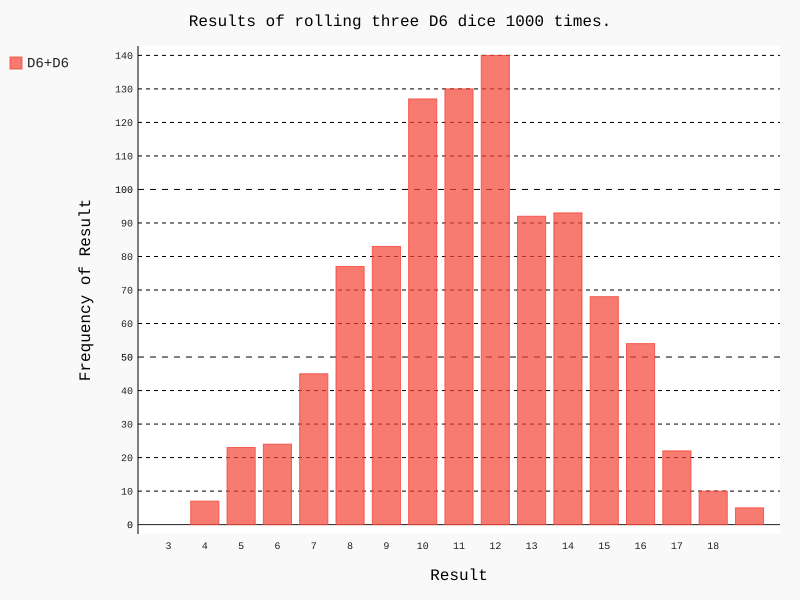

Generate this figure with Python:
import pygal
from die import Die
# Create a D6.
die1 = Die()
die2 = Die()
die3 = Die()
# Make some rolls, and store results in a list.
results = []
for roll_num in range(1000):
	result = die1.roll()+die2.roll()+die3.roll()
	results.append(result)
# Analyze the results.
frequencies = []
max_result = die1.num_sides+die2.num_sides+die3.num_sides
for value in range(2, max_result+1):
	frequency = results.count(value)
	frequencies.append(frequency)
# print(frequencies)
# print(results)
# Visualize the results.
hist = pygal.Bar()
hist.title = "Results of rolling three D6 dice 1000 times."
hist.x_labels = [str(i) for i in range(3, 19)]
hist.x_title = "Result"
hist.y_title = "Frequency of Result"
hist.add('D6+D6', frequencies)
hist.render_to_file('dice_visual.svg')
